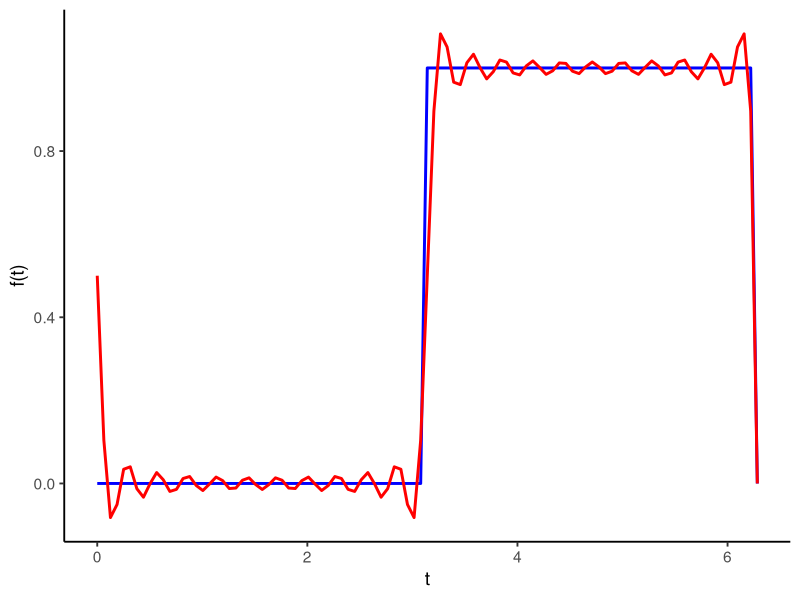
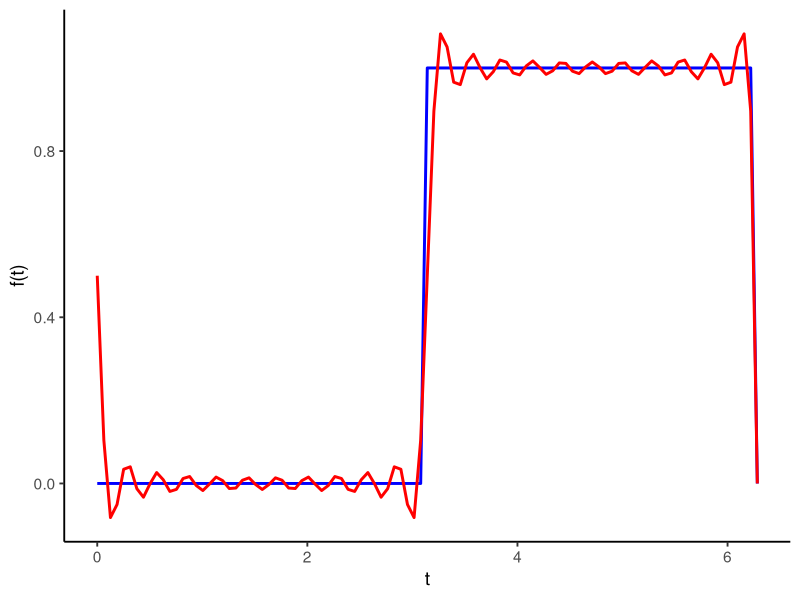

R code for these plots, in order:
## ---- chunk 1
knitr::opts_chunk$set(echo = TRUE)
library(tidyverse)
library(svglite)
## ---- chunk 2
f = function(x) ifelse(x > pi & x < 2*pi, 1, 0)
terms = 10
fourier = function(x) {
  if(x < 0 || x > 2*pi*0.999) return(0)
  coef_odd = seq(1,2*terms+1,2)
  sum_val = sum(sapply(coef_odd, function(q) 1/q*sin(q*x)))
  return(0.5 - 2/pi*sum_val)
}

leyenda_fourier = paste0("Serie de Fourier (", terms, " términos)")

# Crear gráfico con tema clásico
p <- ggplot(data=tibble(x=c(0, 2*pi)), aes(x=x)) +
  stat_function(fun = f, colour = "blue", linewidth = 1) +
  stat_function(fun = Vectorize(fourier), colour = "red", linewidth = 1) +
  labs(x = "t", y = "f(t)") +
  theme_classic(base_size = 14)  # Fondo blanco, solo ejes

# Guardar en PDF
ggsave("4-1-8.pdf", plot = p, width = 7, height = 5)
p
